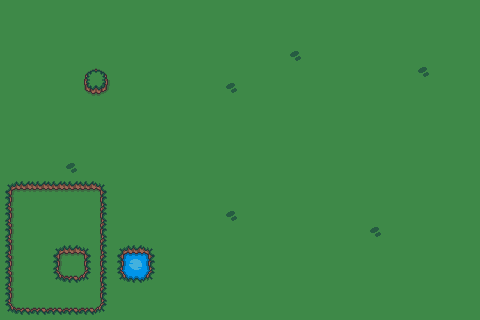

Tiled map render using the project's own tile images. Description and the map definition, with tile-layer contents summarised, below:
An orthogonal 30x20 tile map with 16x16 px tiles, 3 tile layers (ground, background, foreground), 2 tilesets and 7 objects (2x tree, house, Player).

<map version="1.10" tiledversion="1.11.2" orientation="orthogonal" renderorder="right-down" width="30" height="20" tilewidth="16" tileheight="16" infinite="0" nextlayerid="7" nextobjectid="29">
 <properties>
  <property name="music" value="TOWN" />
 </properties>
 <tileset firstgid="1" source="tileset.tsx" />
 <tileset firstgid="193" source="objects.tsx" />
 <layer id="2" name="ground" width="30" height="20">
  <data>[600 cells, 600 non-empty, 22 distinct tile ids]</data>
 </layer>
 <layer id="3" name="background" width="30" height="20">
  <data>[600 cells, 22 non-empty, 13 distinct tile ids]</data>
 </layer>
 <objectgroup id="6" name="objects">
  <object id="2" name="house" gid="193" x="25.5" y="229.5" width="80" height="112" />
  <object id="3" name="tree" gid="194" x="21" y="86.5" width="41" height="63" />
  <object id="4" name="tree" gid="194" x="115.5" y="244" width="41" height="63" />
  <object id="19" name="Player" gid="195" x="22.6364" y="306.643" width="32" height="32">
   <properties>
    <property name="camFollow" type="bool" value="true" />
    <property name="controller" type="bool" value="true" />
   </properties>
  </object>
  <object id="6" gid="194" x="17" y="246" width="41" height="63" />
  <object id="10" gid="196" x="31.2727" y="272.364" width="16" height="16" />
  <object id="28" gid="199" x="144.545" y="304" width="16" height="16" />
 </objectgroup>
 <layer id="4" name="foreground" width="30" height="20">
  <data>[600 cells, 0 non-empty, 0 distinct tile ids]</data>
 </layer>
</map>
